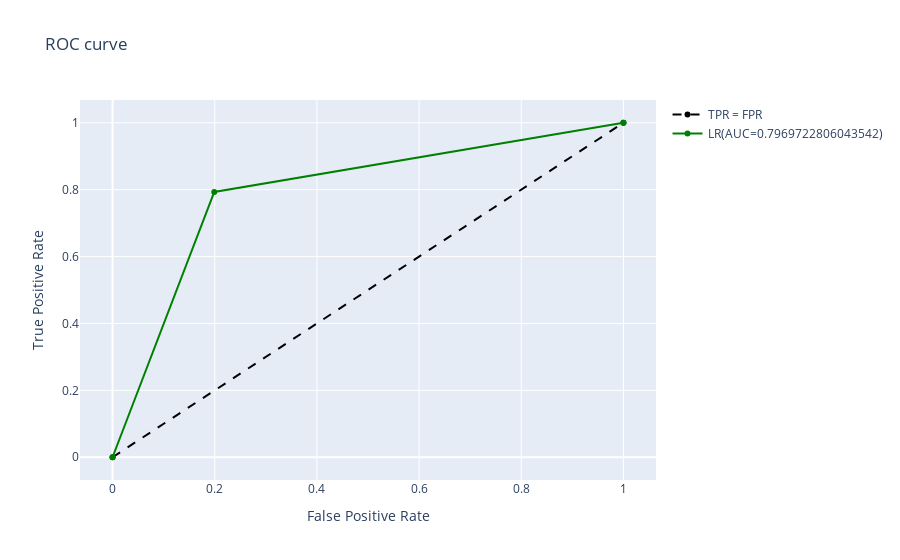

The cell this chart's notebook holds for it:
### Code cell
## Losgistic regression model
name="undersampling"
taag ="imbalance"

X_rus,X_test_rus = utills.bow_char(X_rus.flatten(),X_test)
Y_pred_rus = utills.lr(X_rus, X_test_rus, Y_rus)
accuracy, f1_score, recall, precision, auc = utills.result(Y_test,Y_pred_rus)
utills.log_result(Y_test,Y_pred_rus,name,df_name,feature_name,model_name,tag)
final_result.loc[name] = [accuracy, f1_score, recall, precision, auc]

### Figure 1 — Plotly figure (JSON) as saved in the notebook; plotly's stock layout.template omitted (floating-point values rounded to 4 significant figures)
{"data": [{"line": {"color": "black", "dash": "dash"}, "name": "TPR = FPR", "type": "scatter", "x": [0, 1], "y": [0, 1]}, {"marker": {"color": "green"}, "name": "LR(AUC=0.7969722806043542)", "type": "scatter", "x": [0, 0.1991, 1], "y": [0, 0.793, 1]}], "layout": {"title": {"text": "ROC curve"}, "xaxis": {"title": {"text": "False Positive Rate"}}, "yaxis": {"title": {"text": "True Positive Rate"}}}}
